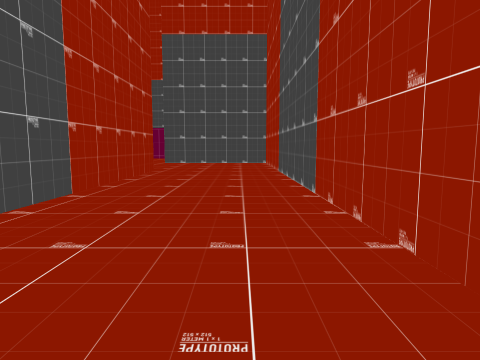
[1] (above)

22 first-person views from a walk through a scene from a Unity 3-D project. The camera is 1.5 m above the floor, tilts 6° down and sees 75° across. The floor is counted in squares, 2 m on a side. Each view is taken from the middle of a square. On the plan, view 1 faces up. The plan holds only what a view shows up to about 10 squares ahead; the rest is blank. The place goes on beyond the plan. The player is left out.

[2]
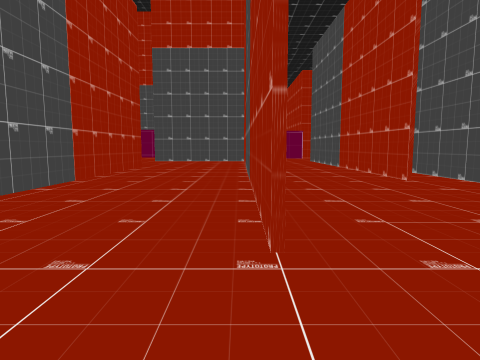

[3]
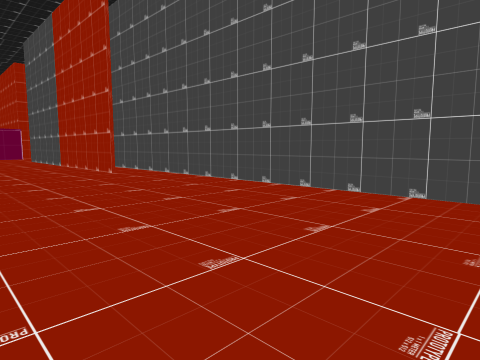

[4]
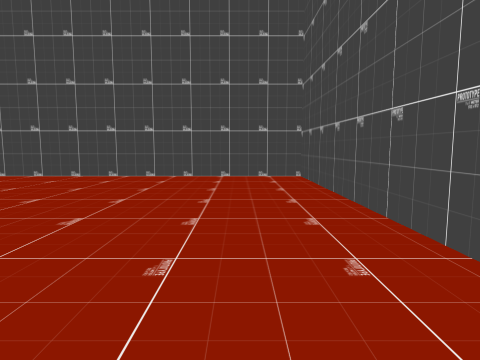

[5]
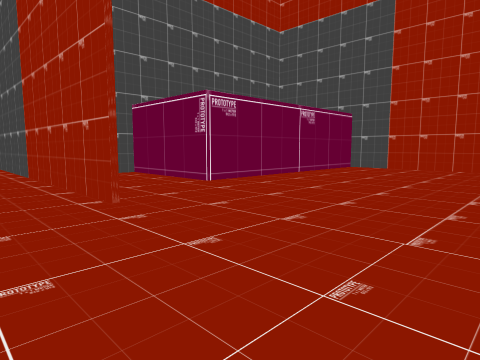

[6]
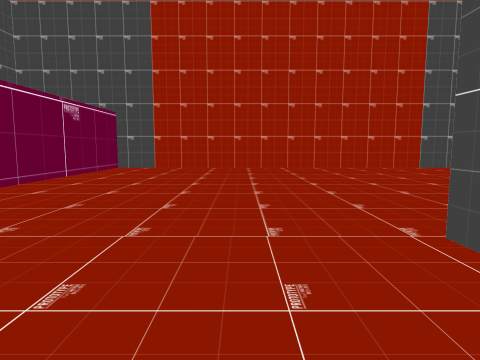

[7]
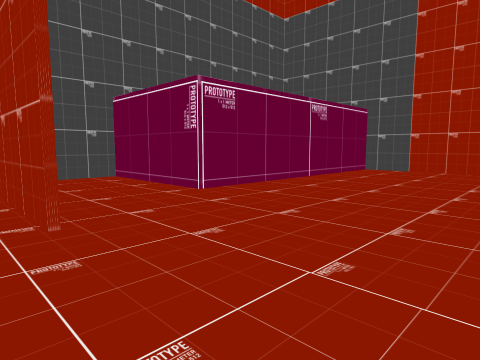

[8]
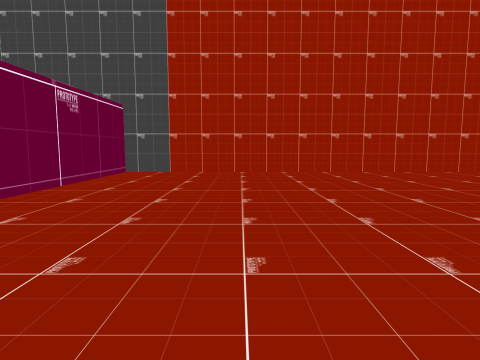

[9]
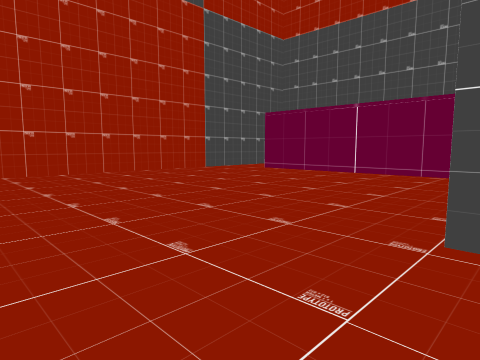

[10]
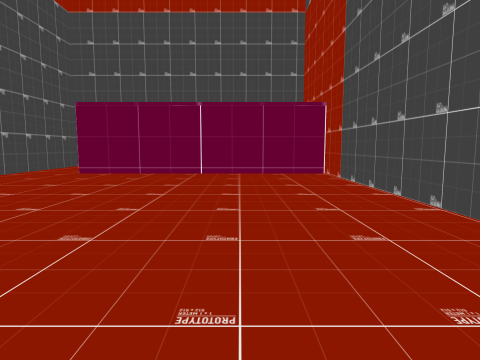

[11]
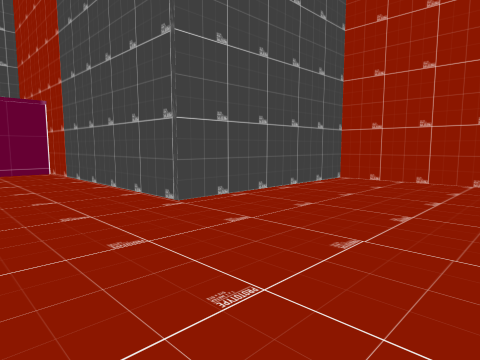

[12]
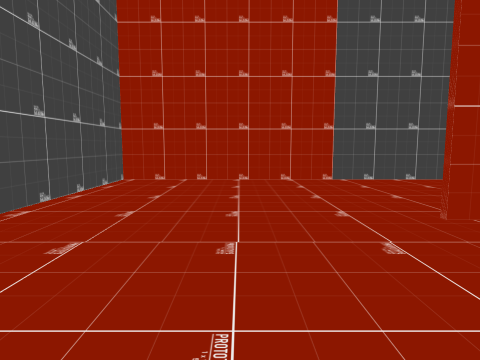

[13]
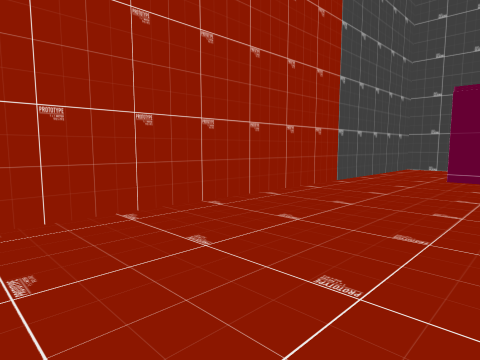

[14]
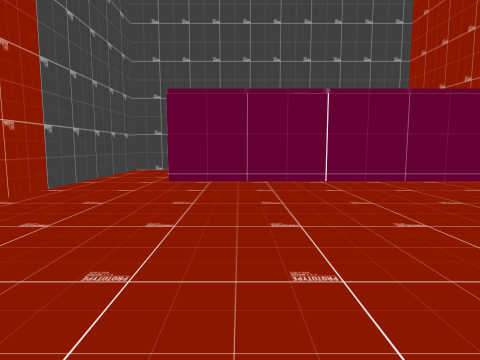

[15]
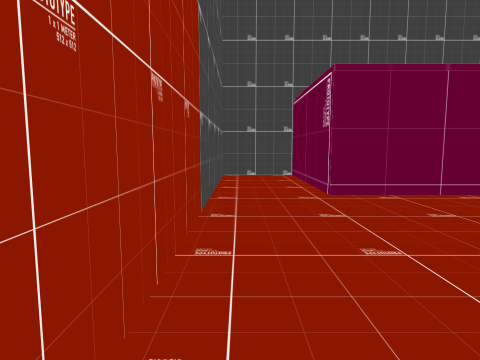

[16]
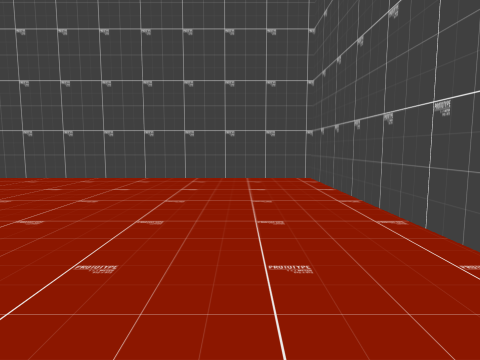

[17]
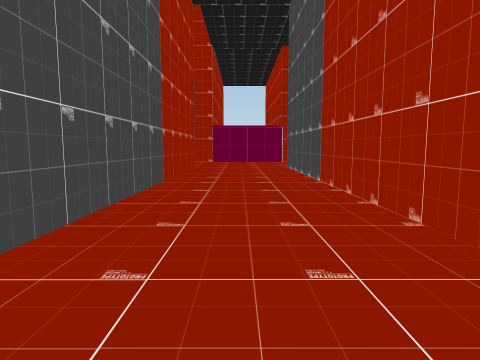

[18]
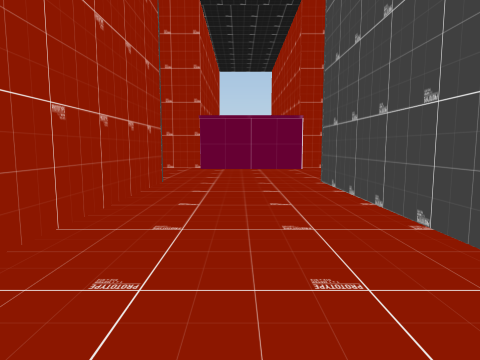

[19]
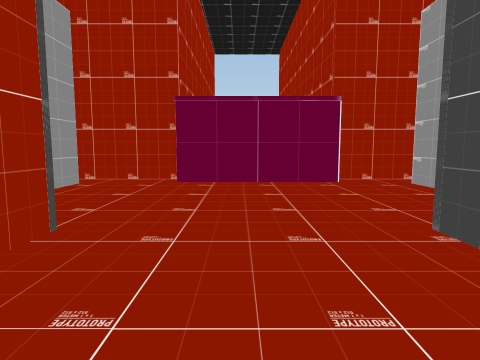

[20]
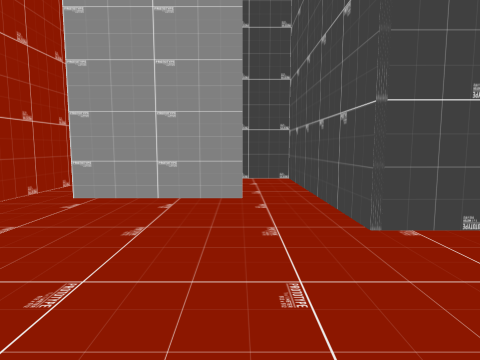

[21]
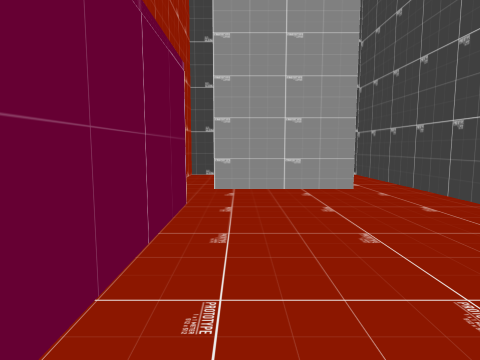

[22]
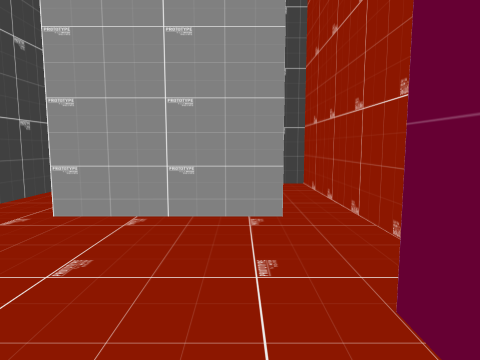

### Floor plan
Points are (right, up) in squares from view 1. A wall is a line through its corners. A room is listed if a view was taken in it or the views show most of it. See-through windows are left out.
Room 1 (views 1, 2, 3, 4, 5, 6, 7, 8, 9, 10, 11, 12, 13, 14, 15, 16, 17, 18, 19, 20, 21, 22)
walls: (-2.7, 9.9) (-2.7, -4.6) (6.1, -4.6) (6.1, 7); (1.3, 14.9) (1.3, 5.1); (-0.3, 18.5) (-0.3, 15.9); (4.8, 5) (4.8, 14.8) (9.5, 14.8) (9.5, 16); (1.6, 19.3) (-0.4, 19.3); (1.2, 0.1) (1.2, 14.7) (-3.5, 14.7) (-3.5, 20.9) (-10.6, 20.9) (-10.6, 24.4) (-12.5, 24.4) (-12.5, 8.5) (-5.4, 8.5) (-5.4, 5) (-4, 5); (6.6, 15.9) (6.6, 18.5); (5.2, 18.7) (1.6, 18.7)
ways out: opening at (-1.5, 19); opening at (6, 19)

Where each view was taken, in squares from view 1:
view 1: 0 up, 0 right, facing up
view 2: 2 down, 1 right, facing up
view 3: 4 down, 1 right, facing up-right
view 4: 3 down, 2 left, facing right
view 5: 14 up, 1 left, facing down-left
view 6: 13 up, 1 left, facing left
view 7: 13 up, 2 left, facing down-left
view 8: 12 up, 3 left, facing left
view 9: 12 up, 3 left, facing up-left
view 10: 12 up, 6 left, facing up
view 11: 11 up, 6 left, facing up-right
view 12: 12 up, 6 left, facing right
view 13: 13 up, 9 left, facing up-left
view 14: 14 up, 9 left, facing up
view 15: 16 up, 12 left, facing up
view 16: 3 up, 1 left, facing down
view 17: 3 up, 3 right, facing up
view 18: 8 up, 3 right, facing up
view 19: 12 up, 3 right, facing up
view 20: 16 up, 2 right, facing right
view 21: 18 up, 1 right, facing right
view 22: 18 up, 3 right, facing left
